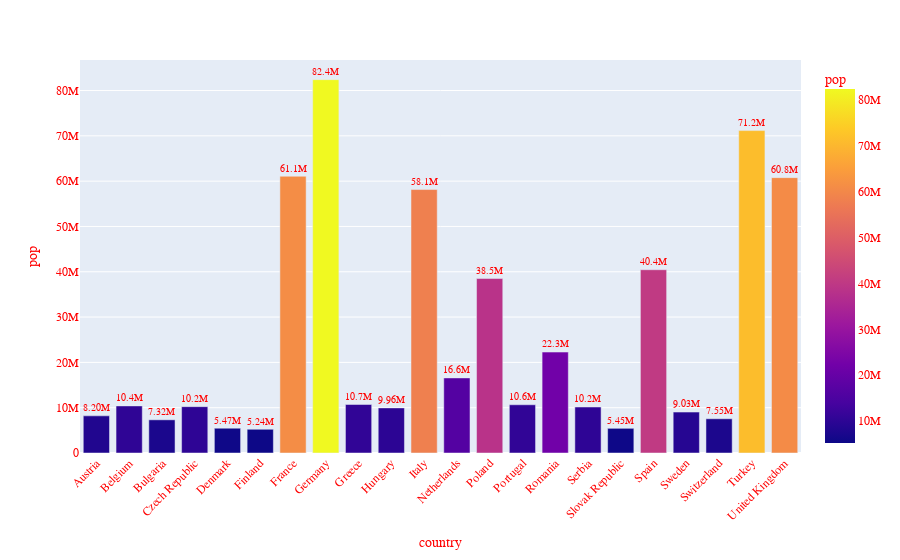

Write notebook code for a chart like this one.
### Code cell
df_europe = px.data.gapminder().query("continent =='Europe' and year == 2007 and pop > 5.e6" )

fig = px.bar(df_europe, y= "pop", x= "country", text = "pop", color ="pop")

fig.update_traces(textposition = "outside", texttemplate = "%{text:.3s}", textfont_size=12) #int, s, f verdiğimizde type göre işlem yapıyor

fig.update_layout(xaxis_tickangle = -45,
                  font_family="Arial",
                  font_color="red",
                  font_size = 12)

### Figure 1 — Plotly figure (JSON) as saved in the notebook; plotly's stock layout.template omitted (floating-point values rounded to 4 significant figures)
{"data": [{"alignmentgroup": "True", "hovertemplate": "country=%{x}<br>pop=%{marker.color}<extra></extra>", "legendgroup": "", "marker": {"color": [8199783, 10392226, 7322858, 10228744, 5468120, 5238460, 61083916, 82400996, 10706290, 9956108, 58147733, 16570613, 38518241, 10642836, 22276056, 10150265, 5447502, 40448191, 9031088, 7554661, 71158647, 60776238], "coloraxis": "coloraxis", "pattern": {"shape": ""}}, "name": "", "offsetgroup": "", "orientation": "v", "showlegend": false, "text": [8199783, 10392226, 7322858, 10228744, 5468120, 5238460, 61083916, 82400996, 10706290, 9956108, 58147733, 16570613, 38518241, 10642836, 22276056, 10150265, 5447502, 40448191, 9031088, 7554661, 71158647, 60776238], "textfont": {"size": 12}, "textposition": "outside", "texttemplate": "%{text:.3s}", "type": "bar", "x": ["Austria", "Belgium", "Bulgaria", "Czech Republic", "Denmark", "Finland", "France", "Germany", "Greece", "Hungary", "Italy", "Netherlands", "Poland", "Portugal", "Romania", "Serbia", "Slovak Republic", "Spain", "Sweden", "Switzerland", "Turkey", "United Kingdom"], "xaxis": "x", "y": [8199783, 10392226, 7322858, 10228744, 5468120, 5238460, 61083916, 82400996, 10706290, 9956108, 58147733, 16570613, 38518241, 10642836, 22276056, 10150265, 5447502, 40448191, 9031088, 7554661, 71158647, 60776238], "yaxis": "y"}], "layout": {"barmode": "relative", "coloraxis": {"colorbar": {"title": {"text": "pop"}}, "colorscale": [[0, "#0d0887"], [0.1111, "#46039f"], [0.2222, "#7201a8"], [0.3333, "#9c179e"], [0.4444, "#bd3786"], [0.5556, "#d8576b"], [0.6667, "#ed7953"], [0.7778, "#fb9f3a"], [0.8889, "#fdca26"], [1, "#f0f921"]]}, "font": {"color": "red", "family": "Arial", "size": 12}, "legend": {"tracegroupgap": 0}, "margin": {"t": 60}, "xaxis": {"anchor": "y", "domain": [0, 1], "tickangle": -45, "title": {"text": "country"}}, "yaxis": {"anchor": "x", "domain": [0, 1], "title": {"text": "pop"}}}}
